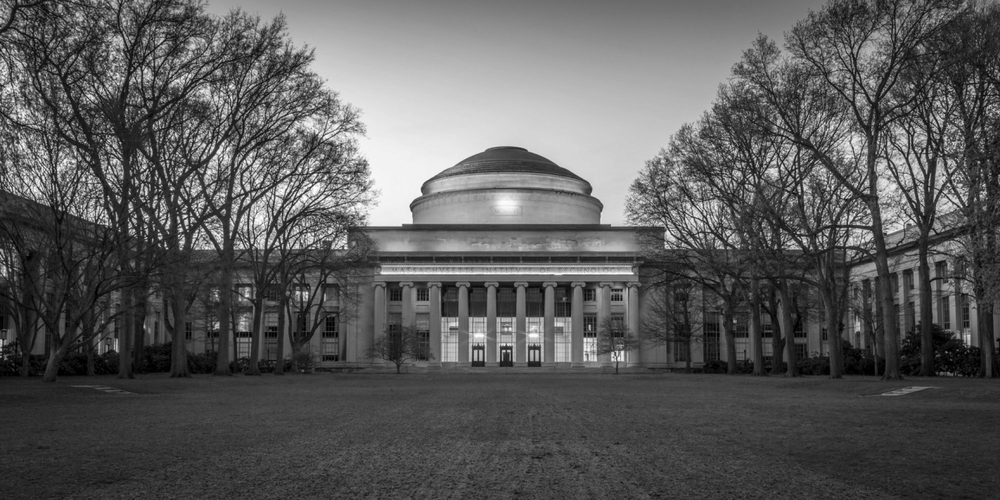
#> input picture 1_ps5/hidden1.bmp, 1000 x 500 px, shrunk from 2000 x 1000 before the run, given in place of small_bw_image.png, which was not available
$ python ps5.py
#> lines starting #> are read from the running program, lines starting #| are printed output that depends on the picture; pictures that were not available may be replaced by others from this repository, and a replacement may not be noted
"""
# Problem Set 5
# Name: Ayush Nayak
# Collaborators: None
# Time: 30 minutes
"""
from PIL import Image, ImageFont, ImageDraw
import numpy

def make_matrix(color):
    """
    Generates a transformation matrix for the specified color. When matrix
    multiplied with a single RGB pixel, it transforms the pixel into a filtered
    version representing the specified color deficiency.

    Inputs:
        color: string with exactly one of the following values: 'red', 'blue',
               'green', or 'none'

    Returns:
        matrix: a transformation matrix corresponding to deficiency in that color
    """
    # You do not need to understand exactly how this function works.
    if color == 'red':
        c = [[.567, .433, 0], [.558, .442, 0], [0, .242, .758]]
    elif color == 'green':
        c = [[0.625, 0.375, 0], [0.7, 0.3, 0], [0, 0.142, 0.858]]
    elif color == 'blue':
        c = [[.95, 0.05, 0], [0, 0.433, 0.567], [0, 0.475, .525]]
    elif color == 'none':
        c = [[1, 0., 0], [0, 1, 0.], [0, 0., 1]]
    return c


def apply_transform(m, t):
    """
    Applies the transformation matrix `t` to the input matrix `m`

    Inputs:
        m: the input matrix
        t: the transform matrix

    Returns:
        result: matrix product of t and m in a list of floats
    """
    product = numpy.matmul(t, m)
    if type(product) == numpy.int64:
        return float(product)
    else:
        result = list(product)
        return result


def img_to_pix(filename):
    """
    Takes a filename (must be inputted as a string with proper file attachment
    ex: .jpg, .png) and converts that image file to a list of its pixels.

    For RGB images, each pixel is a tuple of (R,G,B) values.
    For BW images, each pixel is an integer.

    Note: Don't worry about determining if an image is RGB or BW.
          The PIL library functions you use will return the correct pixel
          values for either image mode.

    Inputs:
        filename: string representing an image file, such as 'img_name.jpg'

    Returns: list of pixel values
             in form (R,G,B) such as [(0,20,55), (30,50,90), ...] for RGB image
             in form L such as [60, 66, 72...] for BW image
    """
    im = Image.open(filename)
    pixels = list(im.getdata())
    return pixels


def pix_to_img(pixels, size, mode):
    """
    Creates an Image object from a inputted set of RGB tuples.

    Hint:
        Step 1: Create a new image object with the specified size and model
        Step 2: Populate the image object with the pixels. Search for putdata()!

    Inputs:
        pixels: a list of pixels such as the output of `img_to_pixels`
        size: a tuple of (width, height) representing the dimensions of the
              desired image. Assume that size is a valid input such that
              size[0] * size[1] == len(pixels).
        mode: 'RGB' or 'L' to indicate an RGB image or a BW image, respectively

    Returns:
        img: Image object made from list of pixels
    """
    im = Image.new(mode, size)
    im.putdata(pixels)
    return im


def filter(pixels, color):
    """
    Applies the specified color deficiency to the pixels

    Note: recall each RGB channel of the pixel must have an integer value!

    Inputs:
        pixels: a list of RGB pixels (ex: [(0,20,55), (30,50,90), ...] )
        color: 'red', 'blue', 'green', or 'none'.
               string indicating the simulated color deficiency.

    Returns: list of pixels in same format as earlier functions,
             transformed by matrix multiplication
    """

    # Step 1: Create the transformation matrix
    matrix = make_matrix(color)

    # Step 2: Apply the transformation matrix to each pixel
    result = []
    for pixel in pixels:
        z = apply_transform(pixel, matrix)
        # convert to tuple of ints
        if type(z) == list:
            z = tuple(map(int, z))
        else:
            z = int(z)
        result.append(z)
    return result


def extract_end_bits(num_bits, pixel):
    """
    Extracts the last `num_bits` bits of each pixel if BW or the last `num_bits`
    bits from each pixel channel if RGB.

    Example for BW pixel:
        num_bits = 5
        pixel = 214

        214 in binary is 11010110.
        The last 5 bits of 11010110 is 10110.
                              |||||
        The integer representation of 10110 is 22, so we return 22.

    Example for RBG pixel:
        num_bits = 3
        pixel = (214, 17, 8)

        last 3 bits of 214 (in binary, 11010110)
            - 110 --> 6
        last 3 bits of 17 (in binary, 10001)
            - 001 --> 1
        last 3 bits of 8 (in binary, 1000)
            - 000 --> 0

        The integer representation of the 3 least significant bits
        of the R, G, and B channels are 6, 1, and 0, respectively.
        Therefore, we return (6, 1, 0).

    Inputs:
        num_bits: the number of bits to extract
        pixel: if BW, an integer within [0, 255]
               if RGB, a tuple with each channel value within [0, 255]

    Returns:
        result:
            - if BW, an integer (the last `num_bits` bits of pixel)
            - if RGB, a tuple (the last `num_bits` bits of each channel value in the pixel)
    """
    if type(pixel) == int:
        return pixel & (2**num_bits - 1)
    else:
        result = []
        for channel in pixel:
            result.append((channel & (2**num_bits - 1)))
        return tuple(result)

def reveal_bw_image(filename):
    """
    Extract the hidden image from the base image by creating a new list of pixels
    using 1 LSB from each pixel in the BW input image

    Inputs:
        filename: string, input BW file to be processed

    Returns:
        result: an Image object containing the hidden image
    """

    # Step 1: Get the pixels from the image
    pixels = img_to_pix(filename)

    # step 2 get height and width of image
    im = Image.open(filename)
    width, height = im.size

    # step 3 convert to image with LSB
    result = []
    for pixel in pixels:
        result.append(255 * extract_end_bits(1, pixel))

    # print (result[1:10])

    # step 4 create new image from LSBs
    im = pix_to_img(result, (width, height), 'L')
    return im

def reveal_color_image(filename):
    """
    Extract the hidden image from the base image by creating a new list of pixels
    using the 3 LSBS from each pixel channel in the RGB input image

    Inputs:
        filename: string, input RGB file to be processed

    Returns:
        result: an Image object containing the hidden image
    """

    # Step 1: Get the pixels from the image
    pixels = img_to_pix(filename)

    #find image width and height
    im = Image.open(filename)
    width, height = im.size

    # Step 2: Extract the 3 LSBs of each pixel channel
    result = []
    for pixel in pixels:
        a, b, c = extract_end_bits(3, pixel)
        m = 255.0/7.0
        n = (int(a * m), int(b * m), int(c * m))
        result.append(n)

    print (result[1:10])

    # Step 3: Create a new image from the LSBs with size
    im = pix_to_img(result, (width, height), 'RGB')
    return im


def reveal_image(filename):
    """
    Extracts the single LSB (for a BW image) or the 3 LSBs (for a color image)
    for each pixel in the input image.

    Hint: you can use a function to determine the mode of the input image (BW or RGB)
          and then use this mode to determine how to process the image.

    Inputs:
        filename: string, input BW or RGB file to be processed

    Returns:
        result: an Image object containing the hidden image
    """
    im = Image.open(filename)

    if im.mode == '1' or im.mode == 'L':
        return reveal_bw_image(filename)
    elif im.mode == 'RGB':
        return reveal_color_image(filename)
    else:
        raise Exception("Invalid mode %s" % im.mode)


def draw_kerb(filename, kerb, font_color="white"):
    """
    Draws the text "kerb" onto the image located at "filename" and returns a PDF.

    Inputs:
        filename: string, input BW or RGB file
        kerb: string, your kerberos

    Output:
        Saves output image to "filename_kerb.xxx"
    """
    # split something like "filename.png" into "filename" and ".png"
    ix = filename.find(".")
    old_filename, extension = filename[:ix], filename[ix:]

    font = ImageFont.truetype("noto-sans-mono.ttf", 40)
    im = Image.open(filename)
    draw = ImageDraw.Draw(im)
    draw.text((0, 0), kerb, font_color, font=font)

    filename_with_kerb = old_filename + "_kerb" + extension
    im.save(filename_with_kerb)


def main():
    pass

    # Uncomment the following lines to test part 1

    # small_bw_image.png is a 6x2 image which spans from 0 to 253
    small_bw_pixels = img_to_pix('small_bw_image.png')
#> in img_to_pix, im is the input picture: PIL image 1000x500 L; min 0, max 255, mean 90.9
#> in img_to_pix, `pixels = list(im.getdata())`: pixels = 500000 items
#> small_bw_pixels = 500000 items

    # small_rgb_pixels.png is a 6x2 image which spans from (0,0,0) to (0,253,253)
    small_rgb_pixels = img_to_pix('small_rgb_image.png')
#> call 2 of img_to_pix, with filename = 'small_rgb_image.png'
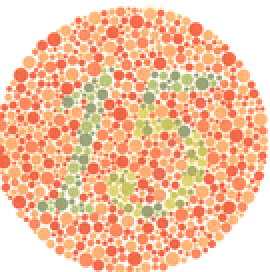
#> input picture 1_ps5/image_15.png, 135 x 136 px, shrunk from 270 x 271 before the run, given in place of small_rgb_image.png, which was not available (shown 2 times larger)
#> in img_to_pix, im is the input picture: PIL image 135x136 RGB; mean R, G, B 245.9, 195.8, 164.5
#> in img_to_pix (call 2), `pixels = list(im.getdata())`: pixels = 18360 items, first 6: (255, 255, 255), (255, 255, 255), (255, 255, 255), (255, 255, 255), (255, 255, 255), (255, 255, 255)
#> small_rgb_pixels has the same summary as pixels in img_to_pix

    im = Image.open('image_15.png')
    width, height = im.size
#> width = 135; height = 136
    pixels = img_to_pix('image_15.png')
    # # print(pixels[0])

    non_filtered_pixels = filter(pixels, 'none')
#> the loop in filter, `for pixel in pixels:` made 18360 passes
#> after the loop in filter, `for pixel in pixels:`: result has the same summary as pixels in img_to_pix
#> non_filtered_pixels has the same summary as pixels in img_to_pix
    # [16 lines of commented-out code are left out]

    im2 = reveal_image('hidden2.bmp')
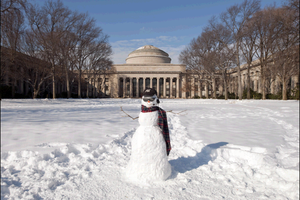
#> input picture 1_ps5/hidden2.bmp, 300 x 200 px, shrunk from 600 x 399 before the run
#> in reveal_image, im is the input picture: PIL image 300x200 RGB; mean R, G, B 150, 149, 154.2
#> in reveal_color_image, `pixels = img_to_pix(filename)`: pixels = 60000 items
#> the loop in reveal_color_image, `for pixel in pixels:` made 60000 passes
#> (pixel, a, b, c, n) on passes 1 to 3: ((40, 43, 57), 0, 3, 1, (0, 109, 36)), ((75, 80, 105), 3, 0, 1, (109, 0, 36)), ((70, 75, 92), 6, 3, 4, (218, 109, 145))
#| [(109, 0, 36), (218, 109, 145), (0, 36, 255), (255, 255, 218), (0, 109, 182), (255, 109, 218), (255, 36, 218), (218, 36, 72), (36, 0, 0)]
#> in pix_to_img, `im = Image.new(mode, size)`: im: PIL image 300x200 RGB; every value is 0
#> in pix_to_img, `im.putdata(pixels)`:
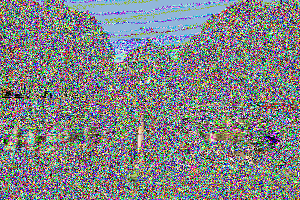
#> im: PIL image 300x200 RGB; mean R, G, B 128.4, 131.5, 133.1
    im2.show()
    im2.save('unhidden2.bmp')

    # draw_kerb('non_filtered_image.png', 'ayushn', font_color="black")
    # draw_kerb('unhidden1.bmp', 'ayushn')
    draw_kerb('unhidden2.bmp', 'ayushn')
#> in draw_kerb, `im.save(filename_with_kerb)`:
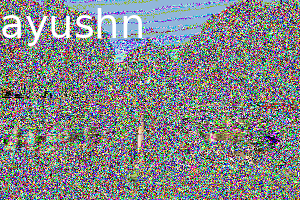
#> saved as unhidden2_kerb.bmp: PIL image 300x200 RGB; mean R, G, B 130.9, 133.7, 135.2

    # When calling draw_kerb() on image_15 (section 2.5), you may pass in
    # font_color="black" as a parameter to make the watermark stand out against
    # the white background.

if __name__ == '__main__':
    main()
